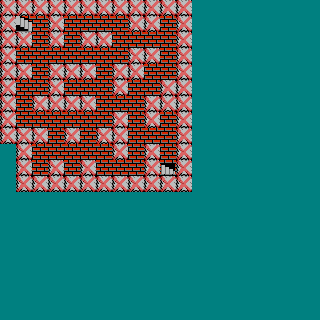

A level layout from a 2D game, rendered from its tile map. Below: a short description, then the map file with its tile-grid data intact:
An orthogonal 20x20 tile map with 16x16 px tiles, 2 tile layers (tileLayer, collisionLayer), 2 tilesets and 2 objects (2x warp).

<map version="1.2" tiledversion="1.2.4" orientation="orthogonal" renderorder="right-down" width="20" height="20" tilewidth="16" tileheight="16" infinite="0" nextlayerid="4" nextobjectid="3">
 <properties>
  <property name="logicFile" value="erdricksCave1" />
  <property name="music" value="MUSIC_DUNGEON_FLOOR_1" />
  <property name="requiresTorch" value="true" />
 </properties>
 <tileset firstgid="1" name="tiles" tilewidth="16" tileheight="16" spacing="1" tilecount="360" columns="24">
  <image source="../res/tiles.png" width="407" height="254" />
 </tileset>
 <tileset firstgid="361" name="collision" tilewidth="16" tileheight="16" spacing="1" tilecount="9" columns="3">
  <image source="../res/collision.png" trans="ffffff" width="50" height="50" />
 </tileset>
 <layer id="1" name="tileLayer" width="20" height="20">
  <data encoding="csv">
2,2,2,2,2,2,2,2,2,2,2,2,12,12,12,12,12,12,12,12,
2,8,4,2,4,4,4,4,2,2,4,2,12,12,12,12,12,12,12,12,
2,2,4,2,4,2,2,4,4,4,4,2,12,12,12,12,12,12,12,12,
2,4,4,4,4,4,4,4,2,2,4,2,12,12,12,12,12,12,12,12,
2,2,4,2,2,2,4,2,2,4,4,2,12,12,12,12,12,12,12,12,
2,4,4,2,4,4,4,2,4,4,2,2,12,12,12,12,12,12,12,12,
2,4,2,2,2,2,4,4,4,2,2,2,12,12,12,12,12,12,12,12,
2,4,4,4,4,4,4,2,4,2,4,2,12,12,12,12,12,12,12,12,
2,2,2,4,2,4,2,2,4,4,4,2,12,12,12,12,12,12,12,12,
12,2,4,4,4,4,4,2,4,2,4,2,12,12,12,12,12,12,12,12,
12,2,4,2,4,2,4,4,4,2,7,2,12,12,12,12,12,12,12,12,
12,2,2,2,2,2,2,2,2,2,2,2,12,12,12,12,12,12,12,12,
12,12,12,12,12,12,12,12,12,12,12,12,12,12,12,12,12,12,12,12,
12,12,12,12,12,12,12,12,12,12,12,12,12,12,12,12,12,12,12,12,
12,12,12,12,12,12,12,12,12,12,12,12,12,12,12,12,12,12,12,12,
12,12,12,12,12,12,12,12,12,12,12,12,12,12,12,12,12,12,12,12,
12,12,12,12,12,12,12,12,12,12,12,12,12,12,12,12,12,12,12,12,
12,12,12,12,12,12,12,12,12,12,12,12,12,12,12,12,12,12,12,12,
12,12,12,12,12,12,12,12,12,12,12,12,12,12,12,12,12,12,12,12,
12,12,12,12,12,12,12,12,12,12,12,12,12,12,12,12,12,12,12,12
</data>
 </layer>
 <layer id="2" name="collisionLayer" width="20" height="20" opacity="0.47">
  <data encoding="csv">
361,361,361,361,361,361,361,361,361,361,361,361,0,0,0,0,0,0,0,0,
361,0,0,361,0,0,0,0,361,361,0,361,0,0,0,0,0,0,0,0,
361,361,0,361,0,361,361,0,0,0,0,361,0,0,0,0,0,0,0,0,
361,0,0,0,0,0,0,0,361,361,0,361,0,0,0,0,0,0,0,0,
361,361,0,361,361,361,0,361,361,0,0,361,0,0,0,0,0,0,0,0,
361,0,0,361,0,0,0,361,0,0,361,361,0,0,0,0,0,0,0,0,
361,0,361,361,361,361,0,0,0,361,361,361,0,0,0,0,0,0,0,0,
361,0,0,0,0,0,0,361,0,361,0,361,0,0,0,0,0,0,0,0,
361,361,361,0,361,0,361,361,0,0,0,361,0,0,0,0,0,0,0,0,
0,361,0,0,0,0,0,361,0,361,0,361,0,0,0,0,0,0,0,0,
0,361,0,361,0,361,0,0,0,361,0,361,0,0,0,0,0,0,0,0,
0,361,361,361,361,361,361,361,361,361,361,361,0,0,0,0,0,0,0,0,
0,0,0,0,0,0,0,0,0,0,0,0,0,0,0,0,0,0,0,0,
0,0,0,0,0,0,0,0,0,0,0,0,0,0,0,0,0,0,0,0,
0,0,0,0,0,0,0,0,0,0,0,0,0,0,0,0,0,0,0,0,
0,0,0,0,0,0,0,0,0,0,0,0,0,0,0,0,0,0,0,0,
0,0,0,0,0,0,0,0,0,0,0,0,0,0,0,0,0,0,0,0,
0,0,0,0,0,0,0,0,0,0,0,0,0,0,0,0,0,0,0,0,
0,0,0,0,0,0,0,0,0,0,0,0,0,0,0,0,0,0,0,0,
0,0,0,0,0,0,0,0,0,0,0,0,0,0,0,0,0,0,0,0
</data>
 </layer>
 <objectgroup id="3" name="warpLayer">
  <object id="1" name="downstairs" type="warp" x="160" y="160" width="16" height="16">
   <properties>
    <property name="col" value="9" />
    <property name="map" value="erdricksCave2" />
    <property name="row" value="10" />
   </properties>
  </object>
  <object id="2" name="outside" type="warp" x="16" y="16" width="16" height="16">
   <properties>
    <property name="col" value="31" />
    <property name="map" value="overworld" />
    <property name="row" value="22" />
   </properties>
  </object>
 </objectgroup>
</map>
